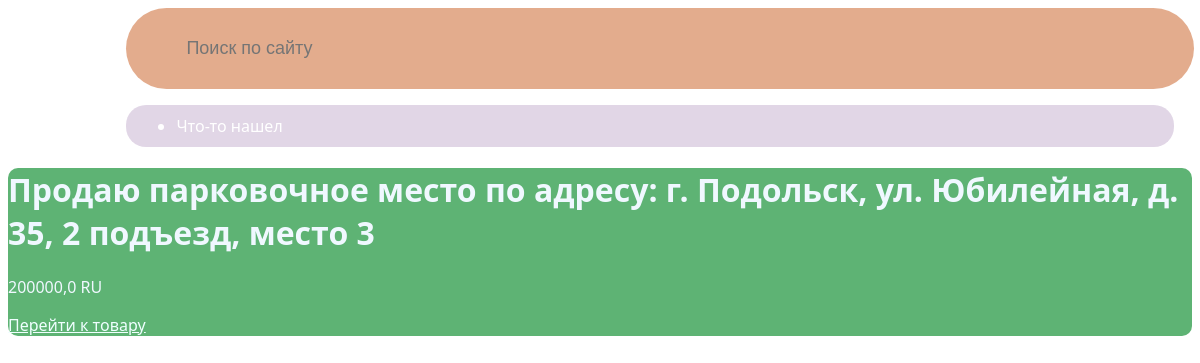
Page /category/1 on the committed database.
### appKey/models.py (models this page shows, shortened)
class Product(models.Model):
    subcategory = models.ForeignKey(
        Subcategory,
        on_delete=models.PROTECT,
        null=True,
        blank =True,
        verbose_name = 'Подкатегория'
    )
    title = models.TextField(
        'Заголовок',
        null=False,
        help_text = 'Например: Продаю земельный участок'
    )
    desc = models.TextField(
        'Описание',
        null=True,
        blank = True
    )
    price = models.FloatField(
        'Стоимость',
        null=False
    )
    currency = models.CharField(
        'Валюта',
        null=False,
        max_length = 50,
        choices = [
            ('RU', 'Рубль'),
            ('USD', 'Доллар'),
            ('CHINA', 'Юань'),
            ('EU', 'Евро')
        ],
        default = 'RU'
    )
    class Meta:
        verbose_name = 'товар'
        verbose_name_plural = 'Товары'

### appKey/views.py (the view)
# urls.py: path('category/<int:id>', views.ProductPage.as_view(), name="urlProduct"),
class ProductPage(View):
    def get(self, request, id):
        sub_category = Subcategory.objects.filter(id=id)
        if sub_category:
            data = {
                'title': sub_category.first().title,
                'cards': Product.objects.filter(subcategory=id).values('title', 'price', 'id', 'currency')
                }
            return render(request, 'appKey/home/product.html', data)
        else:
            return redirect('urlCategorys')

### appKey/templates/appKey/home/product.html (shortened to what this page needs)
{% extends 'appKey/base.html' %}
{% block content %}
    {% for value in cards %}
        <div style="background-color: #5eb374; color:aliceblue; border-radius: 10px;">
            <h1>{{value.title}}</h1>
            <p>{{value.price}}  {{value.currency}}</p>
            <a href="{% url 'urlFullProduct' %}" style="color: azure;">Перейти к товару</a>
        </div>
    {% endfor %}
{% endblock %}

### appKey/static/appKey/css/style.css (style rules this page uses)
body { font-family: 'Segoe UI', Tahoma, Geneva, Verdana, sans-serif; }

### rows in the picture
Product: title "Продаю парковочное место по адресу: г. Подольск, ул. Юбилейная, д. 35, 2 подъезд, место 3", price "200000,0", currency "RU"
